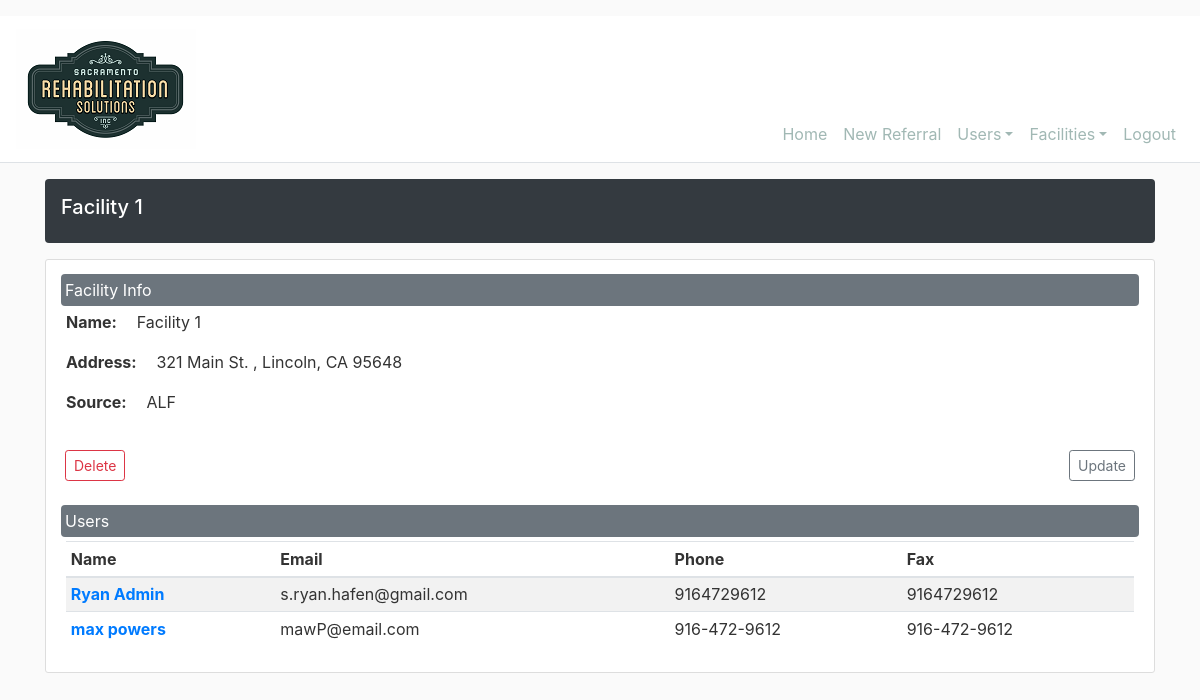
Screenshot of /facility/1 (signed in) with the database file from the repository.
### srs_intake/models.py (models this page shows, shortened)
class Facility(db.Model):
    id = db.Column(db.Integer, primary_key=True)
    name = db.Column(db.String(20), nullable=True)
    address1 = db.Column(db.String(120), nullable=True)
    address2 = db.Column(db.String(120), nullable=True)
    city = db.Column(db.String(20), nullable=True)
    state = db.Column(db.String(2), nullable=True)
    zip_code = db.Column(db.String(10), nullable=True)
    source = db.Column(db.String(10), nullable=True)
    users = db.relationship('User', backref='user_loc', lazy=True)
    referals = db.relationship('Referral', backref='referral_loc', lazy=True)

class User(db.Model, UserMixin):
    id = db.Column(db.Integer, primary_key=True)
    firstname = db.Column(db.String(20), nullable=True)
    lastname = db.Column(db.String(20), nullable=True)
    email = db.Column(db.String(120), unique=True, nullable=True)
    phone = db.Column(db.String(20), nullable=True)
    fax = db.Column(db.String(20), nullable=True)
    role = db.Column(db.String(20), nullable=True)
    password = db.Column(db.String(60), nullable=True)
    facility_id = db.Column(db.Integer, db.ForeignKey('facility.id'), nullable=True)
    facility = db.relationship('Facility', backref='submitter', lazy=True)

### srs_intake/facilities/routes.py (the view)
@facilities.route("/facility/<int:facility_id>")
@login_required
def facility(facility_id):
    facility = Facility.query.get_or_404(facility_id)
    return render_template('facilities/facility.html', title=f"{facility.name}", facility=facility)

### srs_intake/models.py (called while the page is built)
@login_manager.user_loader
def load_user(user_id):
    return User.query.get(int(user_id))

### srs_intake/templates/facilities/facility.html (shortened to what this page needs)
{% extends "layout.html" %}
{% block content %}
    <div class="d-flex align-items-center p-3 my-3 text-white bg-dark rounded shadow-sm">
        <div class="lh-100">
            <h5 class="lh-100">
                {{ title }}
            </h5>
        </div>
    </div>
    <div class="row">
        <div class="col-md-12">
            <div class="content-section">
                <div class="form-group">
                    <div class="form-row">
                        <legend class="col-form-label col-md-12 p-1 my-1 text-white bg-secondary rounded shadow-sm">Facility Info</legend>
                    </div>
                    <div class="form-row">
                        <div class="form-group col-md-6">
                            <span class="font-weight-bold pr-3">Name: </span>{{ facility.name }}
                        </div>
                    </div>
                    <div class="form-row">
                        <div class="form-group col-md-4">
                            <span class="font-weight-bold pr-3">Address: </span>{{ facility.address1 }} {{ facility.address2 }}, {{ facility.city }}, {{ facility.state }} {{ facility.zip_code }}
                        </div>
                    </div>
                    <div class="form-row">
                        <div class="form-group col-md-4">
                            <span class="font-weight-bold pr-3">Source: </span>{{ facility.source.upper() }}
                        </div>
                    </div>
                </div>
                <div class="form-row d-flex justify-content-between">
                    <div class="form-group d-flex justify-content-start">
                        <button type="button" class="btn btn-outline-danger btn-sm m-1" data-toggle="modal" data-target="#deleteModal">Delete</button>
                    </div>
                    <div class="form-group d-flex justify-content-end">
                        <a class="btn btn-outline-secondary btn-sm m-1" href="{{ url_for('facilities.update_facility',facility_id=facility.id) }}">Update</a>
                    </div>
                </div>
                <div class="form-row">
                    <legend class="col-form-label col-md-12 p-1 my-1 text-white bg-secondary rounded shadow-sm">Users</legend>
                </div>
                <table Class="table table-striped table-sm">
                    <thead>
                        <tr>
                            <th scope="col">Name</th>
                            <th scope="col">Email</th>
                            <th scope="col">Phone</th>
                            <th scope="col">Fax</th>
                        </tr>
                    </thead>
                    <tbody>
                        {% for user in facility.submitter %}
                        <tr>
                            <th scope="col"><a href="{{ url_for('users.user', user_id=user.id)}}">{{ user.firstname }} {{ user.lastname }}</a></th>
                            <td>{{ user.email}}</td>
                            <td>{{ user.phone }}</td>
                            <td>{{ user.fax }}</td>
                        </tr>
                        {% endfor %}
                    </tbody>
                </table>
            </div>
        </div>
    </div>
{% endblock content %}

### srs_intake/static/css/main.css (style rules this page uses)
body { background: #fafafa; color: #333333; }
h1, h2, h3, h4, h5, h6 { color: #ffffff; }
.content-section { background: #ffffff; padding: 10px 20px; border: 1px solid #dddddd; border-radius: 3px; margin-bottom: 20px; }

### rows the page displays
Facility: name "Facility 1", address1 "321 Main St.", city "Lincoln", state "CA", zip_code "95648", source "ALF"
User: firstname "Ryan", lastname "Admin", email "s.ryan.hafen@gmail.com", phone "9164729612", fax "9164729612"
User: firstname "max", lastname "powers", email "mawP@email.com", phone "916-472-9612", fax "916-472-9612"
